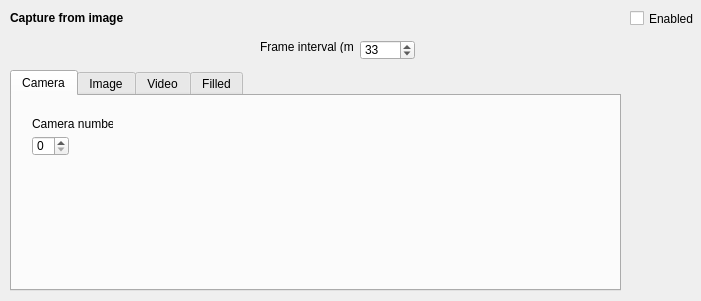
<?xml version="1.0" encoding="UTF-8"?>
<ui version="4.0">
 <class>CaptureImageWidget</class>
 <widget class="QWidget" name="CaptureImageWidget">
  <property name="geometry">
   <rect>
    <x>0</x>
    <y>0</y>
    <width>701</width>
    <height>301</height>
   </rect>
  </property>
  <property name="windowTitle">
   <string>Form</string>
  </property>
  <widget class="QCheckBox" name="enabledCheckBox">
   <property name="geometry">
    <rect>
     <x>630</x>
     <y>10</y>
     <width>70</width>
     <height>17</height>
    </rect>
   </property>
   <property name="text">
    <string>Enabled</string>
   </property>
  </widget>
  <widget class="QLabel" name="label_2">
   <property name="geometry">
    <rect>
     <x>10</x>
     <y>10</y>
     <width>191</width>
     <height>16</height>
    </rect>
   </property>
   <property name="font">
    <font>
     <weight>75</weight>
     <bold>true</bold>
    </font>
   </property>
   <property name="text">
    <string>Capture from image</string>
   </property>
  </widget>
  <widget class="QTabWidget" name="sourceType">
   <property name="geometry">
    <rect>
     <x>10</x>
     <y>70</y>
     <width>611</width>
     <height>221</height>
    </rect>
   </property>
   <property name="currentIndex">
    <number>0</number>
   </property>
   <widget class="QWidget" name="tab">
    <attribute name="title">
     <string>Camera</string>
    </attribute>
    <widget class="QLabel" name="label">
     <property name="geometry">
      <rect>
       <x>20</x>
       <y>20</y>
       <width>81</width>
       <height>16</height>
      </rect>
     </property>
     <property name="text">
      <string>Camera number</string>
     </property>
    </widget>
    <widget class="QSpinBox" name="cameraNumberSpinBox">
     <property name="geometry">
      <rect>
       <x>20</x>
       <y>40</y>
       <width>37</width>
       <height>20</height>
      </rect>
     </property>
    </widget>
   </widget>
   <widget class="QWidget" name="tab_3">
    <attribute name="title">
     <string>Image</string>
    </attribute>
    <widget class="QPushButton" name="file1Button">
     <property name="geometry">
      <rect>
       <x>530</x>
       <y>40</y>
       <width>41</width>
       <height>23</height>
      </rect>
     </property>
     <property name="toolTip">
      <string>Take screenshot from the current filter's output window. Save as CV_8U single-channel PNG.</string>
     </property>
     <property name="text">
      <string>View</string>
     </property>
    </widget>
    <widget class="QLabel" name="label_3">
     <property name="geometry">
      <rect>
       <x>20</x>
       <y>20</y>
       <width>81</width>
       <height>16</height>
      </rect>
     </property>
     <property name="text">
      <string>Image file</string>
     </property>
    </widget>
    <widget class="QLineEdit" name="file1Name">
     <property name="geometry">
      <rect>
       <x>20</x>
       <y>40</y>
       <width>501</width>
       <height>20</height>
      </rect>
     </property>
    </widget>
    <widget class="QPushButton" name="file2Button">
     <property name="geometry">
      <rect>
       <x>530</x>
       <y>90</y>
       <width>41</width>
       <height>23</height>
      </rect>
     </property>
     <property name="toolTip">
      <string>Take screenshot from the current filter's output window. Save as CV_8U single-channel PNG.</string>
     </property>
     <property name="text">
      <string>View</string>
     </property>
    </widget>
    <widget class="QLabel" name="label_4">
     <property name="geometry">
      <rect>
       <x>20</x>
       <y>70</y>
       <width>132</width>
       <height>13</height>
      </rect>
     </property>
     <property name="text">
      <string>Second image file (optional)</string>
     </property>
    </widget>
    <widget class="QLineEdit" name="file2Name">
     <property name="geometry">
      <rect>
       <x>20</x>
       <y>90</y>
       <width>501</width>
       <height>20</height>
      </rect>
     </property>
    </widget>
   </widget>
   <widget class="QWidget" name="tab_2">
    <attribute name="title">
     <string>Video</string>
    </attribute>
    <widget class="QLabel" name="label_5">
     <property name="geometry">
      <rect>
       <x>20</x>
       <y>20</y>
       <width>81</width>
       <height>16</height>
      </rect>
     </property>
     <property name="text">
      <string>Video file</string>
     </property>
    </widget>
    <widget class="QLineEdit" name="videoFileName">
     <property name="geometry">
      <rect>
       <x>20</x>
       <y>40</y>
       <width>501</width>
       <height>20</height>
      </rect>
     </property>
    </widget>
    <widget class="QPushButton" name="videoFileButton">
     <property name="geometry">
      <rect>
       <x>530</x>
       <y>40</y>
       <width>41</width>
       <height>23</height>
      </rect>
     </property>
     <property name="toolTip">
      <string>Take screenshot from the current filter's output window. Save as CV_8U single-channel PNG.</string>
     </property>
     <property name="text">
      <string>View</string>
     </property>
    </widget>
    <widget class="QSlider" name="videoProgress">
     <property name="enabled">
      <bool>false</bool>
     </property>
     <property name="geometry">
      <rect>
       <x>20</x>
       <y>120</y>
       <width>501</width>
       <height>19</height>
      </rect>
     </property>
     <property name="maximum">
      <number>100</number>
     </property>
     <property name="orientation">
      <enum>Qt::Horizontal</enum>
     </property>
     <property name="invertedAppearance">
      <bool>false</bool>
     </property>
     <property name="invertedControls">
      <bool>false</bool>
     </property>
     <property name="tickPosition">
      <enum>QSlider::TicksBelow</enum>
     </property>
     <property name="tickInterval">
      <number>10</number>
     </property>
    </widget>
    <widget class="QLabel" name="labelFrames">
     <property name="geometry">
      <rect>
       <x>20</x>
       <y>100</y>
       <width>281</width>
       <height>16</height>
      </rect>
     </property>
     <property name="text">
      <string>Current frame:  0 of 100</string>
     </property>
    </widget>
   </widget>
   <widget class="QWidget" name="tab_4">
    <attribute name="title">
     <string>Filled</string>
    </attribute>
    <widget class="QSpinBox" name="frameWidthSpinBox">
     <property name="geometry">
      <rect>
       <x>130</x>
       <y>20</y>
       <width>51</width>
       <height>20</height>
      </rect>
     </property>
     <property name="minimum">
      <number>1</number>
     </property>
     <property name="maximum">
      <number>1920</number>
     </property>
     <property name="value">
      <number>640</number>
     </property>
    </widget>
    <widget class="QLabel" name="label_6">
     <property name="geometry">
      <rect>
       <x>20</x>
       <y>20</y>
       <width>96</width>
       <height>13</height>
      </rect>
     </property>
     <property name="text">
      <string>Size of empty frame</string>
     </property>
    </widget>
    <widget class="QSpinBox" name="frameHeightSpinBox">
     <property name="geometry">
      <rect>
       <x>206</x>
       <y>20</y>
       <width>51</width>
       <height>20</height>
      </rect>
     </property>
     <property name="minimum">
      <number>1</number>
     </property>
     <property name="maximum">
      <number>1080</number>
     </property>
     <property name="value">
      <number>480</number>
     </property>
    </widget>
    <widget class="QLabel" name="label_7">
     <property name="geometry">
      <rect>
       <x>190</x>
       <y>20</y>
       <width>16</width>
       <height>16</height>
      </rect>
     </property>
     <property name="text">
      <string>X</string>
     </property>
    </widget>
    <widget class="QLabel" name="label_8">
     <property name="geometry">
      <rect>
       <x>20</x>
       <y>50</y>
       <width>237</width>
       <height>13</height>
      </rect>
     </property>
     <property name="text">
      <string>(Empty frame has type CV_8UC3 and filled white)</string>
     </property>
    </widget>
   </widget>
  </widget>
  <widget class="QSpinBox" name="refreshPeriodMs">
   <property name="geometry">
    <rect>
     <x>360</x>
     <y>40</y>
     <width>55</width>
     <height>20</height>
    </rect>
   </property>
   <property name="minimum">
    <number>10</number>
   </property>
   <property name="maximum">
    <number>99999</number>
   </property>
   <property name="singleStep">
    <number>1</number>
   </property>
   <property name="value">
    <number>33</number>
   </property>
  </widget>
  <widget class="QLabel" name="label_11">
   <property name="geometry">
    <rect>
     <x>260</x>
     <y>40</y>
     <width>93</width>
     <height>13</height>
    </rect>
   </property>
   <property name="text">
    <string>Frame interval (ms)</string>
   </property>
  </widget>
 </widget>
 <resources/>
 <connections/>
</ui>
